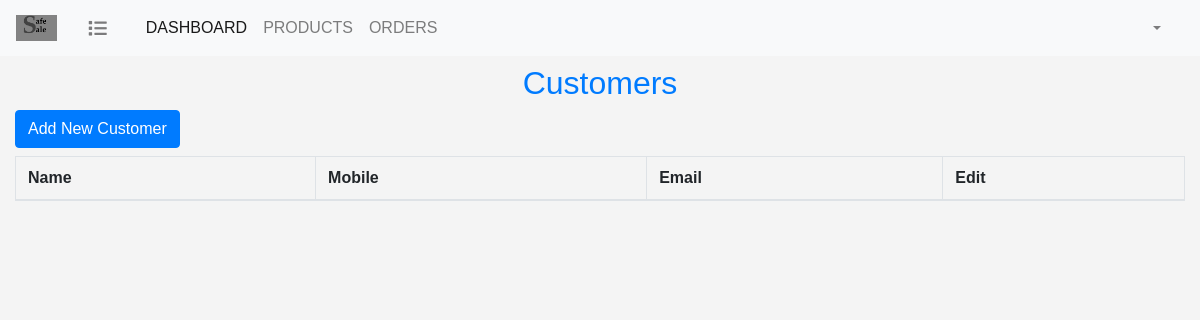
The app's page /customers/index.php, older data.
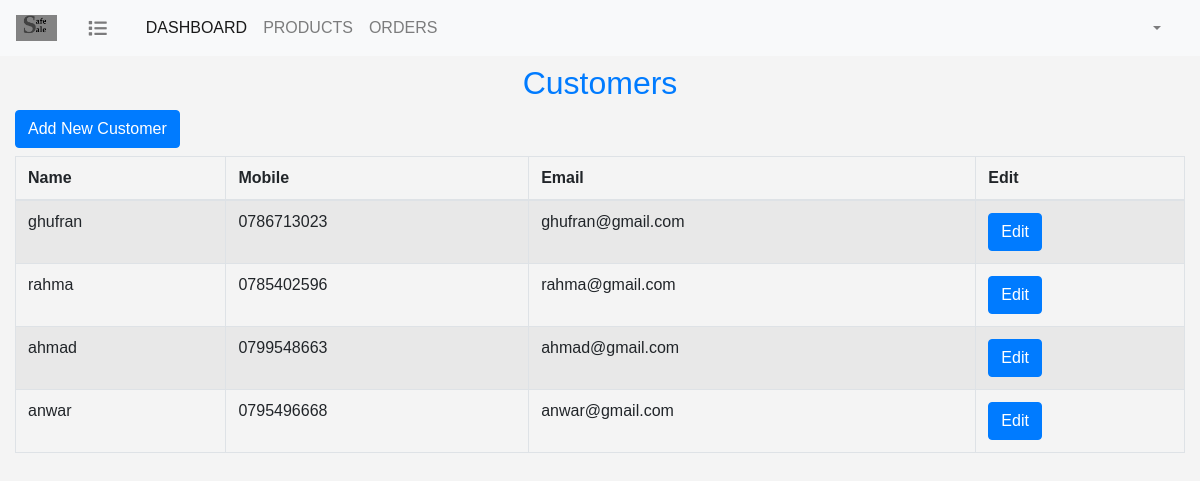
The same page, newer data.
### tables this page shows
CREATE TABLE `customers` (
  `customer_id` int(11) NOT NULL,
  `name` varchar(155) NOT NULL,
  `email` varchar(50) NOT NULL,
  `mobile` varchar(14) NOT NULL,
  `password` varchar(255) NOT NULL
);

### customers/index.php (the view, shortened to what this page needs)
<?php
include('../db_connect.php');
$query = "SELECT * FROM customers";
$statement = $con->prepare($query);
$statement->execute();
$customers = $statement->fetchAll(PDO::FETCH_ASSOC);
?>
<html>
<head>
    <?php include "../include/header.php";?>
    <link rel="stylesheet" href="customers.css">
</head>
<body>
<?php include "../include/navbar.php"?>
<div class="container-fluid pt-5">
    <h2 class="text-primary text-center mt-3">Customers</h2>
    <a href="add_customer.php" class="btn btn-primary mb-2">Add New Customer</a>
    <table id="customers_table" class="table table-bordered table-striped">
        <thead>
        <tr>
            <th scope="col">Name</th>
            <th scope="col">Mobile</th>
            <th scope="col">Email</th>
            <th scope="col">Edit</th>
        </tr>
        </thead>
        <tbody>
          <?php
          foreach($customers as $customer)
          { ?>
               <tr>
               <td><?=$customer['name']?></td>
               <td><?=$customer['mobile']?></td>
               <td><?=$customer['email']?></td>
               <td>
                   <a href="add_customer.php?customer_id=<?=$customer['customer_id']?>"  class="btn btn-primary">Edit</a>
               </td>
              </tr>
          <?php }?>
        </tbody>
    </table>
</div>
</body>
</html>

Row changes from the older to the newer data that the page shows:
added customers: name "ghufran", mobile "0786713023", email "ghufran@gmail.com"
added customers: name "rahma", mobile "0785402596", email "rahma@gmail.com"
added customers: name "ahmad", mobile "0799548663", email "ahmad@gmail.com"
added customers: name "anwar", mobile "0795496668", email "anwar@gmail.com"
